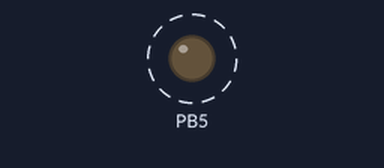
Bench run of a program on a simulated ATmega328P, built with avr-gcc and emulated at 16 MHz. Parts: output pins drawn as LEDs (lit = HIGH). Dashed ring = blinking.

Above: at 0.3 s.
Timing chart, 0 to 3.0 s (numbered marks = the images above):
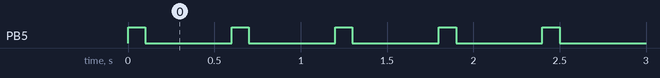

Measured:
- by itself, PB5: alternates HIGH for 0.10 s and LOW for 0.50 s

The program:

main.c
```c
/*
 * Blink.c
 *
 * Created: 05.02.2018 18:54:38
 * Author : Joachim
 */

#define F_CPU 16000000UL
#include <avr/io.h>
#include <util/delay.h>


int main(void)
{
    DDRB  |= (1 << DDB5);  // Data Direction Register (BCD) Bit gesetzt bedeutet -> Ausgang

    PORTB |= 1 << PORTB5;
    while (1)
    {
	    PORTB |=1 <<PORTB5;
	    _delay_ms(100);
	    PORTB &= ~(1 <<PORTB5);
	    _delay_ms(500);

    }
}
```
